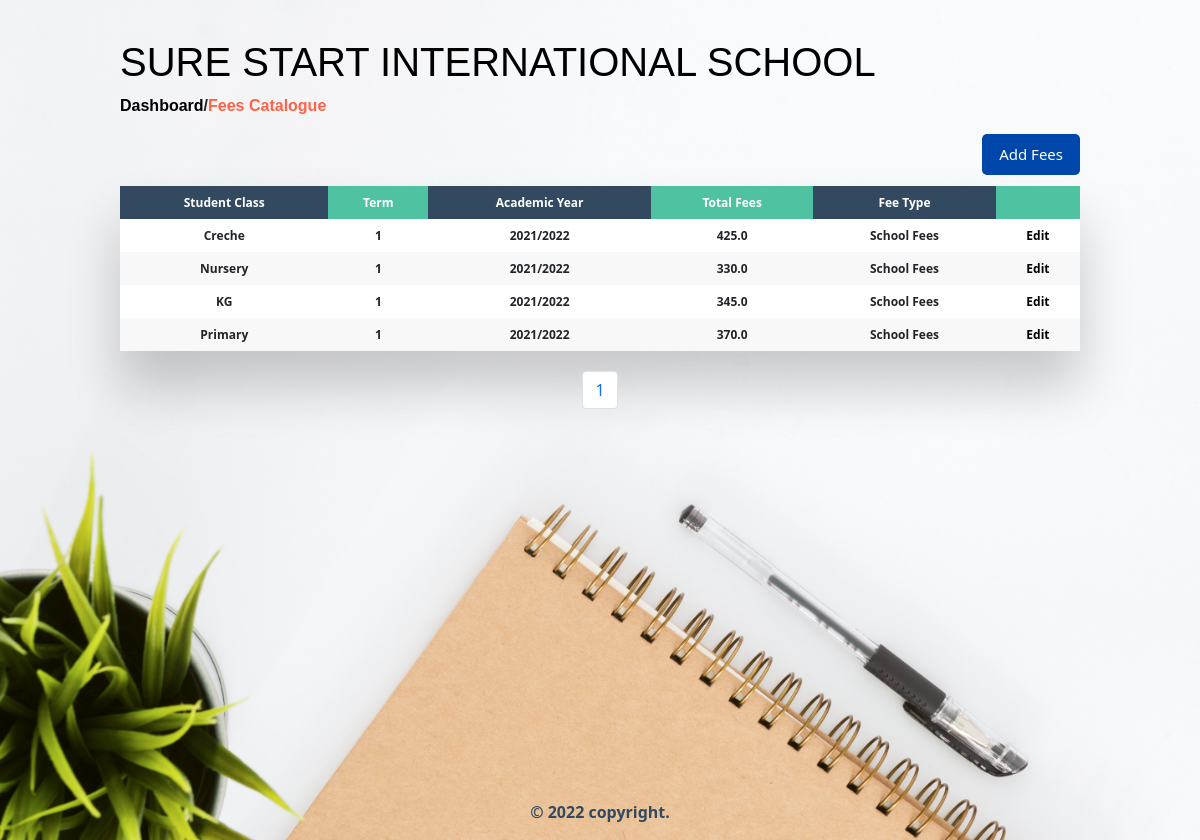
The page /fees/ on the database its author committed.
### fees/models.py (models this page shows, shortened)
class FeesCatalogue(models.Model):
    student_class = models.CharField(max_length=50)
    term = models.CharField(max_length=5)
    academic_year = models.CharField(max_length=50)
    total_fees  = models.FloatField(max_length=255)
    fee_type = models.CharField(max_length=50)
    class Meta:
        ordering = ['-academic_year']

### fees/views.py (the view)
# urls.py: path('fees/',fees_catalogue_list_and_create,name='fees_catalogue'),
def fees_catalogue_list_and_create(request):
    form = FeesCatalogueForm(request.POST or None)
    if request.method == 'POST' and form.is_valid():
        form.save()
    p = Paginator(FeesCatalogue.objects.all(),10)
    page = request.GET.get('page')
    fees_catalogue_list = p.get_page(page)
    nums = "a" * fees_catalogue_list.paginator.num_pages
    return render(request, 'fees_catalogue_list.html', {
    'fees_catalogue_list':fees_catalogue_list,
    'nums':nums,
    'form': form
    })

### templates/fees_catalogue_list.html (shortened to what this page needs)
{% extends 'base.html' %}
{% block content %}
<div class="dashboard-container">
    <div class="top-nav">
        <h1><a href="{% url 'dashboard' %}">SURE START INTERNATIONAL SCHOOL</a></h1>
        <p><a href="{% url 'dashboard' %}">Dashboard</a>/<a href="{% url 'fees_catalogue' %}" class="active-link">Fees Catalogue</a></p>
    </div>
    <div class="add-div">
        <a href="#" id="modal-btn"><button class="btn-primary btn-primary-wd">Add Fees</button></a>
    </div>
    <div class="table-wrapper" id="student_table_div">
        <table class="fl-table" id="table2excel">
            <thead>
                <tr>
                    <th>Student Class</th>
                    <th>Term</th>
                    <th>Academic Year</th>
                    <th>Total Fees</th>
                    <th>Fee type</th>
                    <th class="excludeThisClass"></th>
                </tr>
            </thead>
            <tbody>
                {% for fee in fees_catalogue_list %}
                    <tr>
                        <th>{{ fee.student_class }}</th>
                        <th>{{ fee.term }}</th>
                        <th>{{ fee.academic_year }}</th>
                        <th>{{ fee.total_fees }}</th>
                        <th>{{ fee.fee_type }}</th>
                        <th class="excludeThisClass"><a href="{% url 'fees_catalogue_edit' fee.pk %}">edit</a></th>
                    </tr>
                {% endfor %}
            </tbody>
        </table>
    </div>
    <nav aria-label="Page navigation example">
        <ul class="pagination justify-content-center">
            {% for i in nums %}
	            <li class="page-item"><a class="page-link" href="?page={{ forloop.counter }}">{{ forloop.counter }}</a></li>
            {% endfor %}
        </ul>
    </nav>
</div>
{% endblock content %}

### static/css/base.css (style rules this page uses)
html { box-sizing: border-box; overflow-y: scroll; }
body { background-image: url(../img/school-bg.jpg); background-repeat: no-repeat; background-size: cover; background-position: center; overflow-y: scroll; }
a { text-decoration: none; color: black }
ul { list-style: none; }
.btn-primary { padding: 8px 16px; background-color: #0047AB; color: white; font-size: 15px; font-family: 'Segoe UI', Tahoma, Geneva, Verdana, sans-serif; margin-top: 3%; border-radius: 5px; cursor: pointer; transition: 0.7s ease-in-out; border: 1px solid transparent; }
.dashboard-container { max-width: 80%; height: 100%; margin: 0 auto; }
.dashboard-container h1 { font-family: 'Trebuchet MS', 'Lucida Sans Unicode', 'Lucida Grande', 'Lucida Sans', Arial, sans-serif; padding: 4% 0 0 0; }
.top-nav p { font-family: 'Gill Sans', 'Gill Sans MT', Calibri, 'Trebuchet MS', sans-serif; font-weight: 700; cursor: pointer; }
.active-link { color: tomato; }
.btn-primary-wd { margin: 0% 0 1% 0 !important; }
.add-div { display: flex; flex-flow: row wrap; align-items: center; width: 100%; justify-content: flex-end; }
.add-div a { margin-left: 3%; }
* { box-sizing: border-box; -webkit-box-sizing: border-box; -moz-box-sizing: border-box; }
.table-wrapper { margin: 10px 0px 20px 0px; box-shadow: 0px 35px 50px rgba( 0, 0, 0, 0.2 ); width: 100%; display: flex; justify-content: center; }
.fl-table { border-radius: 5px; font-size: 12px; font-weight: normal; border: none; border-collapse: collapse; width: 100%; max-width: 100%; white-space: nowrap; background-color: white; text-transform: capitalize; }
.fl-table td, .fl-table th { text-align: center; padding: 8px; }
.fl-table thead th { color: #ffffff; background: #4FC3A1; }
.fl-table thead th:nth-child(odd) { color: #ffffff; background: #324960; }
.fl-table tr:nth-child(even) { background: #F8F8F8; }

### rows shown on the page
FeesCatalogue: student_class "Creche", term "1", academic_year "2021/2022", total_fees "425.0", fee_type "School Fees"
FeesCatalogue: student_class "Nursery", term "1", academic_year "2021/2022", total_fees "330.0", fee_type "School Fees"
FeesCatalogue: student_class "KG", term "1", academic_year "2021/2022", total_fees "345.0", fee_type "School Fees"
FeesCatalogue: student_class "Primary", term "1", academic_year "2021/2022", total_fees "370.0", fee_type "School Fees"
